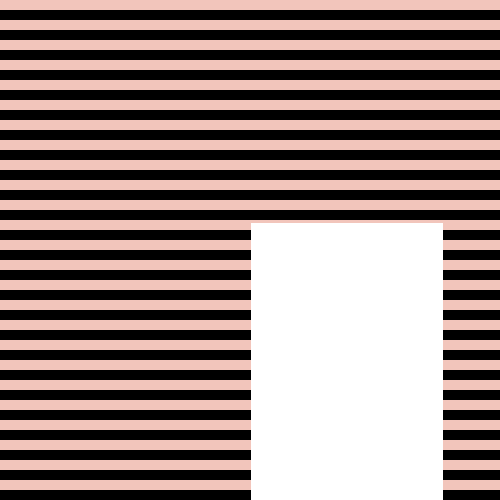
Frame 1 (no input)
Frame 60 (no input): identical to frame 1, image omitted
Frame 120 (the mouse pressed at the canvas centre since frame 60): identical to frame 1, image omitted

The p5.js sketch that drew this single still picture (run headless with seeded random() and noise() and a simulated clock; from frame 60 on, the mouse is pressed at the canvas centre):

// p5.js sketch
// ── sketch.js
function setup() {
  createCanvas(500, 500) ;
  
}

function draw() {
  background(0);
  noStroke();
  for (var i = 0; i < height; i += 20) {
    fill(242, 197, 187);
    rect(0, i, width, 10);
    fill(255, 255, 255);
    rect(251, 223, 192, height);
  }
  
 
}
